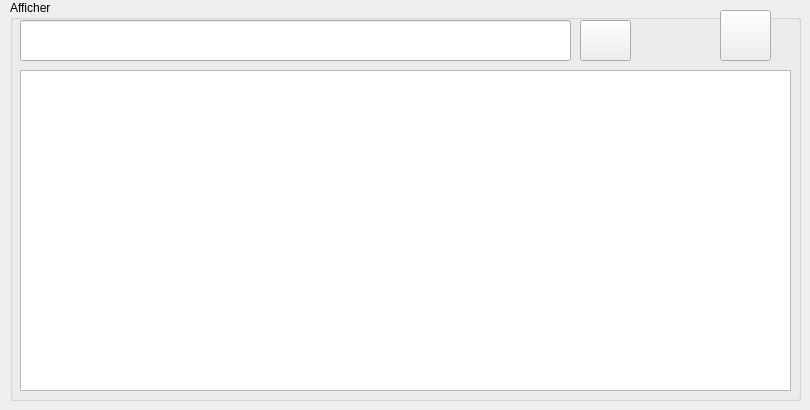
     <widget class="QWidget" name="tab_8">
      <attribute name="title">
       <string>Afficher les detenus de cellule</string>
      </attribute>
      <widget class="QTableView" name="tab_cellule">
       <property name="geometry">
        <rect>
         <x>20</x>
         <y>70</y>
         <width>771</width>
         <height>321</height>
        </rect>
       </property>
      </widget>
      <widget class="QLineEdit" name="le_search_c">
       <property name="geometry">
        <rect>
         <x>20</x>
         <y>20</y>
         <width>551</width>
         <height>41</height>
        </rect>
       </property>
      </widget>
      <widget class="QPushButton" name="pb_rech_cel">
       <property name="geometry">
        <rect>
         <x>580</x>
         <y>20</y>
         <width>51</width>
         <height>41</height>
        </rect>
       </property>
       <property name="styleSheet">
        <string notr="true">image: url(:/pictures/Search_icon-icons.com_54989 (2).png);</string>
       </property>
       <property name="text">
        <string/>
       </property>
      </widget>
      <widget class="QPushButton" name="pb_export_c">
       <property name="geometry">
        <rect>
         <x>720</x>
         <y>10</y>
         <width>51</width>
         <height>51</height>
        </rect>
       </property>
       <property name="styleSheet">
        <string notr="true">image: url(:/pictures/adobe_pdf_document_14979.png);</string>
       </property>
       <property name="text">
        <string/>
       </property>
      </widget>
      <widget class="QGroupBox" name="groupBox_9">
       <property name="geometry">
        <rect>
         <x>10</x>
         <y>0</y>
         <width>791</width>
         <height>401</height>
        </rect>
       </property>
       <property name="title">
        <string>Afficher</string>
       </property>
      </widget>
      <zorder>groupBox_9</zorder>
      <zorder>tab_cellule</zorder>
      <zorder>le_search_c</zorder>
      <zorder>pb_rech_cel</zorder>
      <zorder>pb_export_c</zorder>
     </widget>
